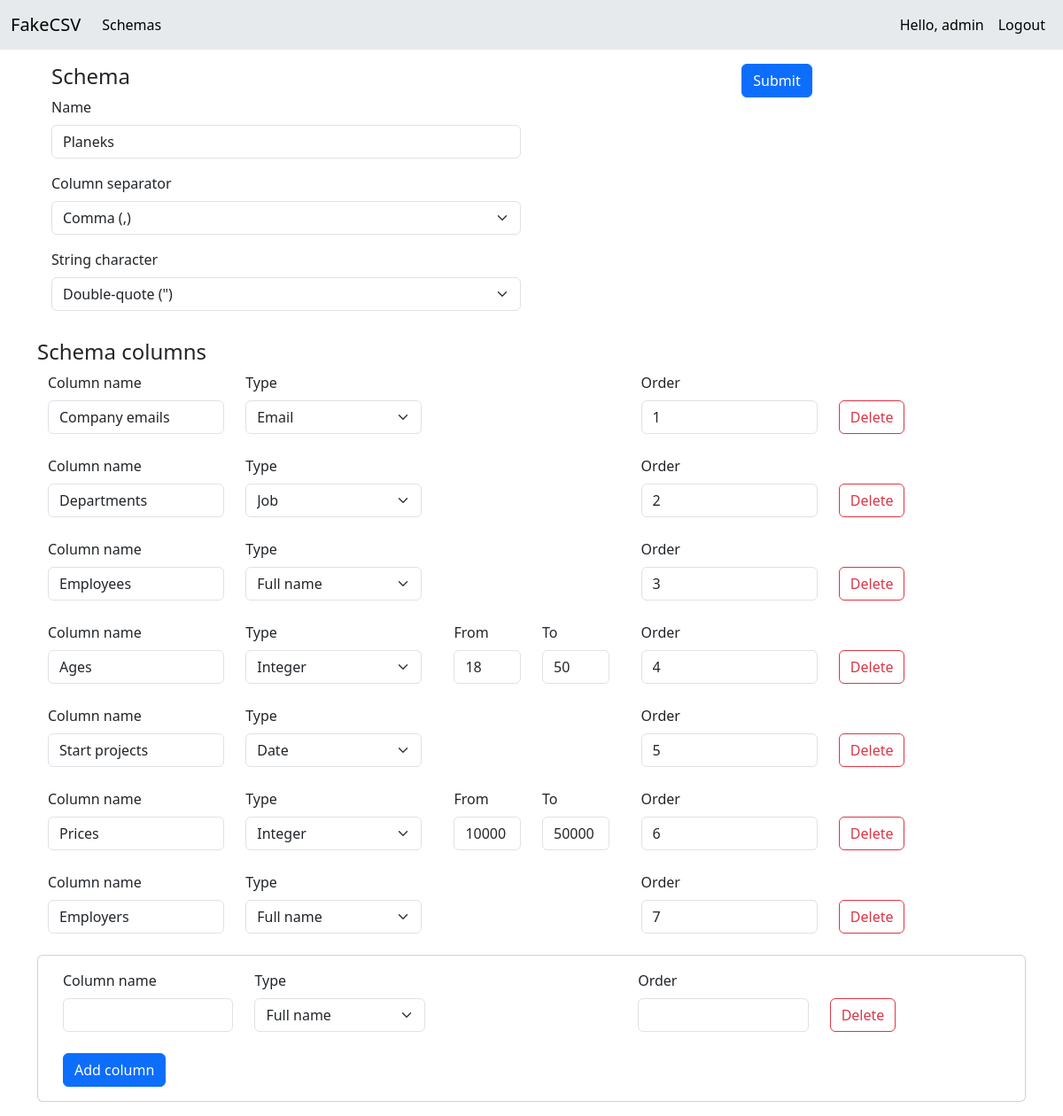
Screenshot of /edit-schema/Planeks/ (signed in) with the database file from the repository.
### CSV_converter/models.py (models this page shows, shortened)
class Schema(models.Model):
    user = models.ForeignKey(User, on_delete=models.CASCADE, default=1)
    schema_name = models.CharField(max_length=255)
    column_separator = models.CharField(max_length=255)
    string_character = models.CharField(max_length=255)
    modified = models.DateField(auto_now=True)

class Column(models.Model):
    name = models.CharField(max_length=255)
    type = models.CharField(
        max_length=255,
        choices=TYPE_CHOICES
    )
    order = models.CharField(max_length=255)
    schema = models.ForeignKey(
        Schema,
        on_delete=models.CASCADE
    )

class IntegerColumn(Column):
    range_low = models.IntegerField(blank=True, null=True, default=0)
    range_high = models.IntegerField(blank=True, null=True, default=100)

### CSV_converter/views.py (the view, shortened to what this page needs)
# urls.py: path('edit-schema/<str:name>/', views.EditSchemaView.as_view(), name="edit_schema"),
class EditSchemaView(View):
    template_name = "edit_schema.html"
    def get(self, *args, **kwargs):
        name = kwargs.get('name')
        schema = get_object_or_404(Schema, schema_name=name)
        columns = schema.column_set.all().order_by('order')
        options = ['Full name', 'Job', 'Email', 'Integer', 'Date']
        schema_dict = {"schema": schema, "columns": columns, 'options': options}
        return render(self.request, self.template_name, schema_dict)

### CSV_converter/templates/edit_schema.html (shortened to what this page needs)
{% extends 'base.html' %}
{% load static %}
{% block css %}
<link rel="preload" as="style" href="{% static 'css/delete_btn.css' %}" onload="this.rel = 'stylesheet'"/>
<link rel="preload" as="style" href="{% static 'css/integer.css' %}" onload="this.rel = 'stylesheet'"/>
{% endblock %}
{% block content %}
  <form method="post">
    <div class="container text-left p-3">
      <div class="row">
        <div class="col">
          <h4>Schema</h4>
          <div class="mb-3">
            <label class="form-label" for="schema_name">Name</label>
            <input type="text" id="schema_name" class="form-control" name="schema_name" value="{{ schema.schema_name }}">
          </div>
          <div class="mb-3">
            <label for="column_separator" class="form-label">Column separator</label>
            <select class="form-select"  name="separator" id="column_separator" aria-label="Default select example">
              {% if schema.column_separator == ',' %}
                <option value="," selected>Comma (,)</option>
              {% else %}
                <option value=",">Comma (,)</option>
                <option value=";" selected>Semicolon (;)</option>
              {% endif %}
            </select>
          </div>
          <div class="mb-3">
            <label class="form-label">String character</label>
            <select class="form-select" name="character" aria-label="Default select example">
              {% if schema.string_character == '"' %}
                <option value='"' selected>Double-quote (")</option>
              {% else %}
                <option value='"'>Double-quote (")</option>
                <option value="'" selected>Single-quote (')</option>
              {% endif %}
            </select>
          </div>
        </div>
        <div class="col">
          <div class="d-grid gap-2 d-md-flex justify-content-evenly">
            <input class="btn btn-primary" id="submit1" name="submit" type="submit" value="Submit">
          </div>
        </div>
      </div>
    </div>
    <h4>Schema columns</h4>
    <div id="columns-container">
      {% for column in columns %}
        <div class="card-body">
          <div class="container text-left">
            <div class="row">
              <div class="col">
                <label for="column_name{{ forloop.counter }}" class="form-label">Column name</label>
                <input type="text" id="column_name{{ forloop.counter }}" name="column_name" class="form-control" value="{{ column.name }}">
              </div>
              <div class="col">
                <label for="type" class="form-label">Type</label>
                <select class="form-select" name="type" id="type">
                  {% for option in options %}
                    <option value="{{ forloop.counter }}" {% if column.type|add:0 == forloop.counter %}selected{% endif %}>{{ option }}</option>
                  {% endfor %}
                </select>
              </div>
              <div class="col">
                <div id="integerFields{{ forloop.counter }}" class="integer-fields">
                  <div class="container text-left">
                    <div class="row">
                      <div class="col">
                          <label for="from{{ forloop.counter }}" class="form-label">From</label>
                          {% if column.type == "4" %}
                            <input id="from{{ forloop.counter }}" name="from[]" type="text" class="form-control" value="{{ column.integercolumn.range_low }}">
                          {% else %}
                            <input id="from{{ forloop.counter }}" name="from[]" type="text" class="form-control">
                          {% endif %}
                      </div>
                      <div class="col">
                          <label for="to{{ forloop.counter }}" class="form-label">To</label>
                          {% if column.type == "4" %}
                            <input id="to{{ forloop.counter }}" name="to[]" type="text" class="form-control" value="{{ column.integercolumn.range_high }}">
                          {% else %}
                            <input id="to{{ forloop.counter }}" name="to[]" type="text" class="form-control">
                          {% endif %}
                      </div>
                    </div>
                  </div>
                </div>
              </div>
              <div class="col">
                <label for="order{{ forloop.counter }}" class="form-label">Order</label>
                <input id="order{{ forloop.counter }}" type="text" class="form-control" name="order" value="{{ column.order }}">
              </div>
              <div class="col">
                <button type="button" class="btn btn-outline-danger special">Delete</button>
              </div>
            </div>
          </div>
          <br>
        </div>
      {% endfor %}
    </div>
    <div class="card mb-3">
      <div class="card-body">
        <div class="container text-left">
          <div class="row">
            <div class="col">
              <label for="column_name" class="form-label">Column name</label>
              <input type="text" id="column_name" name="add_column_name" class="form-control">
              <br>
              <button type="button" id="add-column-button" name="submit" class="btn btn-primary">Add column</button>
            </div>
            <div class="col">
              <label for="type">Type</label>
              <select class="form-select" name="type" id="type" aria-label="Type">
                <option value="1">Full name</option>
              </select>
            </div>
            <div class="col">
            </div>
            <div class="col">
              <label for="order" class="form-label">Order</label>
              <input id="order" type="text" class="form-control" name="add_order">
            </div>
            <div class="col">
              <button type="button" class="btn btn-outline-danger special">Delete</button>
            </div>
          </div>
        </div>
      </div>
    </div>
  </form>
{% endblock %}

### CSV_converter/templates/partials/_header.html (shortened to what this page needs)
<nav class="navbar navbar-expand-lg sticky-top" style="background-color: #e6eaed;" role="navigation">
    <div class="container-fluid">
      <span class="navbar-brand mb-0 h1"><a class="nav-link active" aria-current="page" href="{% url 'home' %}">FakeCSV</a></span>
      <div class="collapse navbar-collapse" id="navbarSupportedContent">
        {% if user.is_authenticated %}
        <ul class="navbar-nav me-auto mb-2 mb-lg-0">
          <li class="nav-item">
            <a class="nav-link active" aria-current="page" href="{% url 'data_schemas' %}">Schemas</a>
          </li>
        </ul>
        <ul class="navbar-nav ml-auto">
            <li class="nav-item">
              <a class="nav-link active" aria-current="page" href="{% url 'profile' %}">Hello, {{ user.username }}</a>
            </li>
            <li class="nav-item">
              <a class="nav-link active" aria-current="page" href="{% url 'logout' %}">Logout</a>
            </li>
        </ul>
        {% endif %}
      </div>
    </div>
</nav>

### CSV_converter/static/css/delete_btn.css (style rules this page uses)
.special { position: relative; top: 32px; }

### rows the page displays
Schema: schema_name "Planeks", separator "Comma (,)", character "Double-quote (\")"
Column: column_name "Company emails", type "Email", order "1"
Column: column_name "Departments", type "Job", order "2"
Column: column_name "Employees", type "Full name", order "3"
Column: column_name "Ages", type "Integer", integercolumn.range_low "18", integercolumn.range_high "50", order "4"
Column: column_name "Start projects", type "Date", order "5"
Column: column_name "Prices", type "Integer", integercolumn.range_low "10000", integercolumn.range_high "50000", order "6"
Column: column_name "Employers", type "Full name", order "7"

### other values shown
{{ user.username }} "admin"
